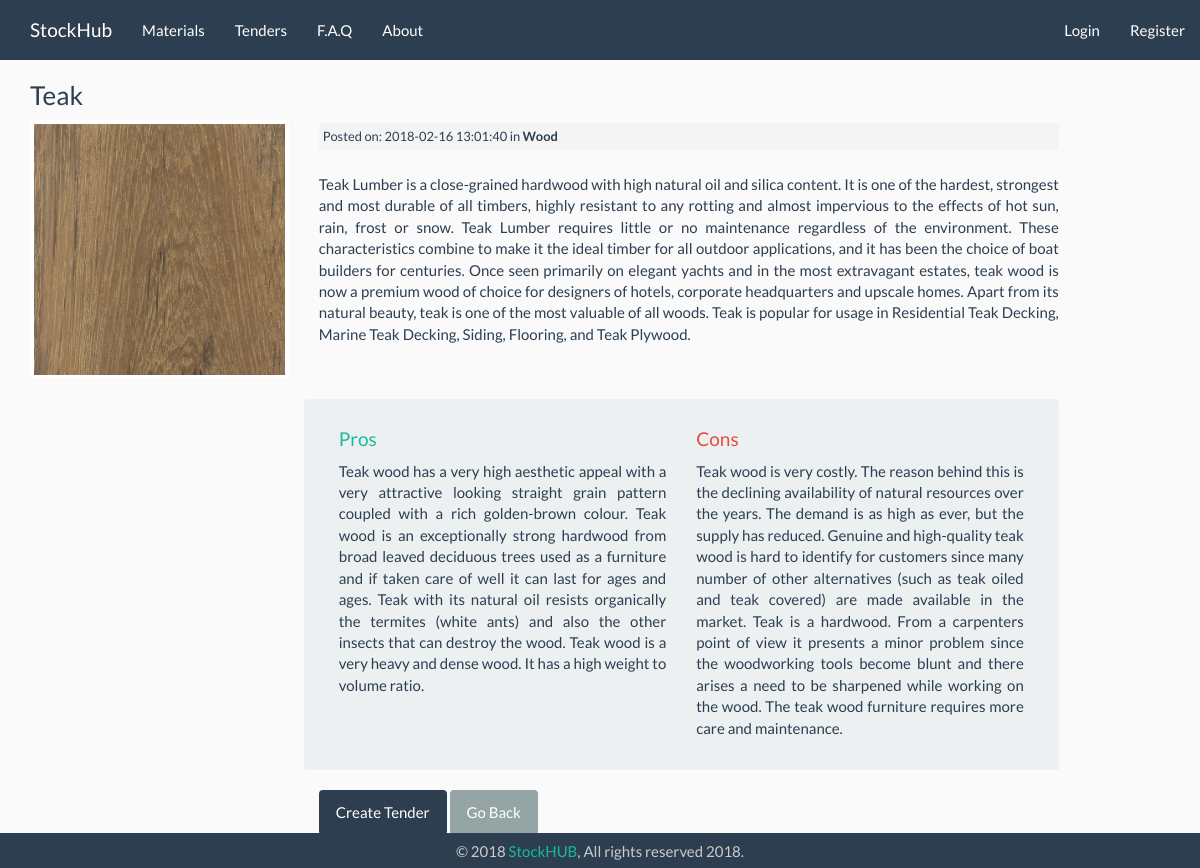
/materials/teak, run on the app's committed database.
### tables this page shows
CREATE TABLE `raw_material` (
  `raw_material_id` int(11) NOT NULL,
  `rm_name` varchar(255) NOT NULL,
  `material_subcat_id` int(255) NOT NULL,
  `rm_slug` varchar(255) NOT NULL,
  `rm_pic` varchar(255) NOT NULL,
  `rm_desc` text NOT NULL,
  `rm_adv` text NOT NULL,
  `rm_disadv` text NOT NULL,
  `rm_created_at` timestamp NOT NULL DEFAULT CURRENT_TIMESTAMP ON UPDATE CURRENT_TIMESTAMP
);

CREATE TABLE `material_subcat` (
  `subcat_id` int(11) NOT NULL,
  `subcat_name` varchar(255) NOT NULL,
  `created_date` timestamp NOT NULL DEFAULT CURRENT_TIMESTAMP ON UPDATE CURRENT_TIMESTAMP
);

### application/controllers/Materials.php (called while the page is built, shortened)
<?php
	class Materials extends CI_Controller{
        public function view($slug = NULL){
            $data['material'] =$this ->material_model->get_materials($slug);
            $data['title'] =$data['material']['rm_name'];
            $this->load->view('templates/header' , $data);
			$this->load->view('materials/view', $data);
			$this->load->view('templates/footer');
        }
	}

### index.php (called while the page is built, shortened)
<?php
require_once BASEPATH.'core/CodeIgniter.php';

### application/models/Material_model.php (called while the page is built, shortened)
<?php
	class Material_model extends CI_Model{
        public function get_materials($slug = FALSE){
			$this->db->join('material_subcat','material_subcat.subcat_id = raw_material.material_subcat_id');
			if($slug === FALSE){
				$query = $this->db->get('raw_material');
				return $query->result_array();
			}
			elseif($slug === "JSON"){
				$query = $this->db->get('raw_material');
				return $query->result();
			}
			else{
				$query = $this->db->get_where('raw_material', array('rm_slug' => $slug));
				return $query->row_array();
			}
		}
	}

### application/helpers/utility_helper.php (called while the page is built)
<?php if ( ! defined('BASEPATH')) exit('No direct script access allowed');
if ( ! function_exists('asset_url()'))
{
  function asset_url()
  {
     return base_url().'assets/';
  }
}

### application/views/materials/view.php (the view)
<div class="container">
<h3><?php echo $material['rm_name']; ?></h3>
        <div class="row display-flex">
                <div class="col-sm-6 col-md-4 col-lg-3">
                    <img class="post-thumb-view thumbnail" src="<?php echo asset_url().'images/materials/'.$material['rm_pic'];?>" >
                </div>
                <div class="col-md-8">
                    <small class="material-date">Posted on: <?php echo $material['rm_created_at']; ?> in <strong><?php echo $material['subcat_name'];?></strong></small><br>
                    <?php echo "<p style='text-align:justify;'>".$material['rm_desc']."</p>"; ?>
                    <br><br>
                    <div class="row well">
                        <div class="col-md-6">
                            <h4 class="text-success">Pros</h4>
                            <p><?php echo "<p style='text-align:justify;'>".$material['rm_adv']."</p>"; ?></p>
                        </div>
                        <div class="col-md-6">
                            <h4 class="text-danger">Cons</h4>
                            <p><?php echo "<p style='text-align:justify;'>".$material['rm_disadv']."</p>"; ?></p>
                        </div>
                    </div>
                    <a class="btn btn-primary" role="button" href="<?php echo site_url('/tenderOpen/'.$material['rm_slug']); ?>">Create Tender</a>
                    <a class="btn btn-default" role="button" href="<?php echo site_url('/materials'); ?>">Go Back</a>
                </div>
</div></div>

### assets/css/style.css (style rules this page uses)
body { background: #FAFAFA; padding-bottom: 33px; padding-top: 60px; }
.material-date { background: #f4f4f4; padding: 4px; margin:3px 0px; display: block; }
.post-thumb-view { width:100%; }
.row { margin-right: 0px; }
.thumbnail { margin-bottom: 0px; border: none; }
.container { align-items: center; text-align: left; }
.row.display-flex { display: flex; flex-wrap: wrap; }

### data on the page
raw_material: rm_name "Teak", rm_pic (picture), rm_created_at "2018-02-16 13:01:40", material_subcat.subcat_name "Wood", rm_desc "Teak Lumber is a close-grained hardwood with high natural oil and silica content. It is one of the hardest, strongest and most durable of all timbers, highly resistant to any rotting and almost impervious to the effects of hot sun, rain, frost or snow. Teak Lumber requires little or no maintenance regardless of the environment. These characteristics combine to make it the ideal timber for all outdoor applications, and it has been the choice of boat builders for centuries. Once seen primarily on elegant yachts and in the most extravagant estates, teak wood is now a premium wood of choice for designers of hotels, corporate headquarters and upscale homes. Apart from its natural beauty, teak is…", rm_adv "Teak wood has a very high aesthetic appeal with a very attractive looking straight grain pattern coupled with a rich golden-brown colour. Teak wood is an exceptionally strong hardwood from broad leaved deciduous trees used as a furniture and if taken care of well it can last for ages and ages. Teak with its natural oil resists organically the termites (white ants) and also the other insects that can destroy the wood. Teak wood is a very heavy and dense wood. It has a high weight to volume ratio.", rm_disadv "Teak wood is very costly. The reason behind this is the declining availability of natural resources over the years. The demand is as high as ever, but the supply has reduced. Genuine and high-quality teak wood is hard to identify for customers since many number of other alternatives (such as teak oiled and teak covered) are made available in the market. Teak is a hardwood. From a carpenters point of view it presents a minor problem since the woodworking tools become blunt and there arises a need to be sharpened while working on the wood. The teak wood furniture requires more care and maintenance."
